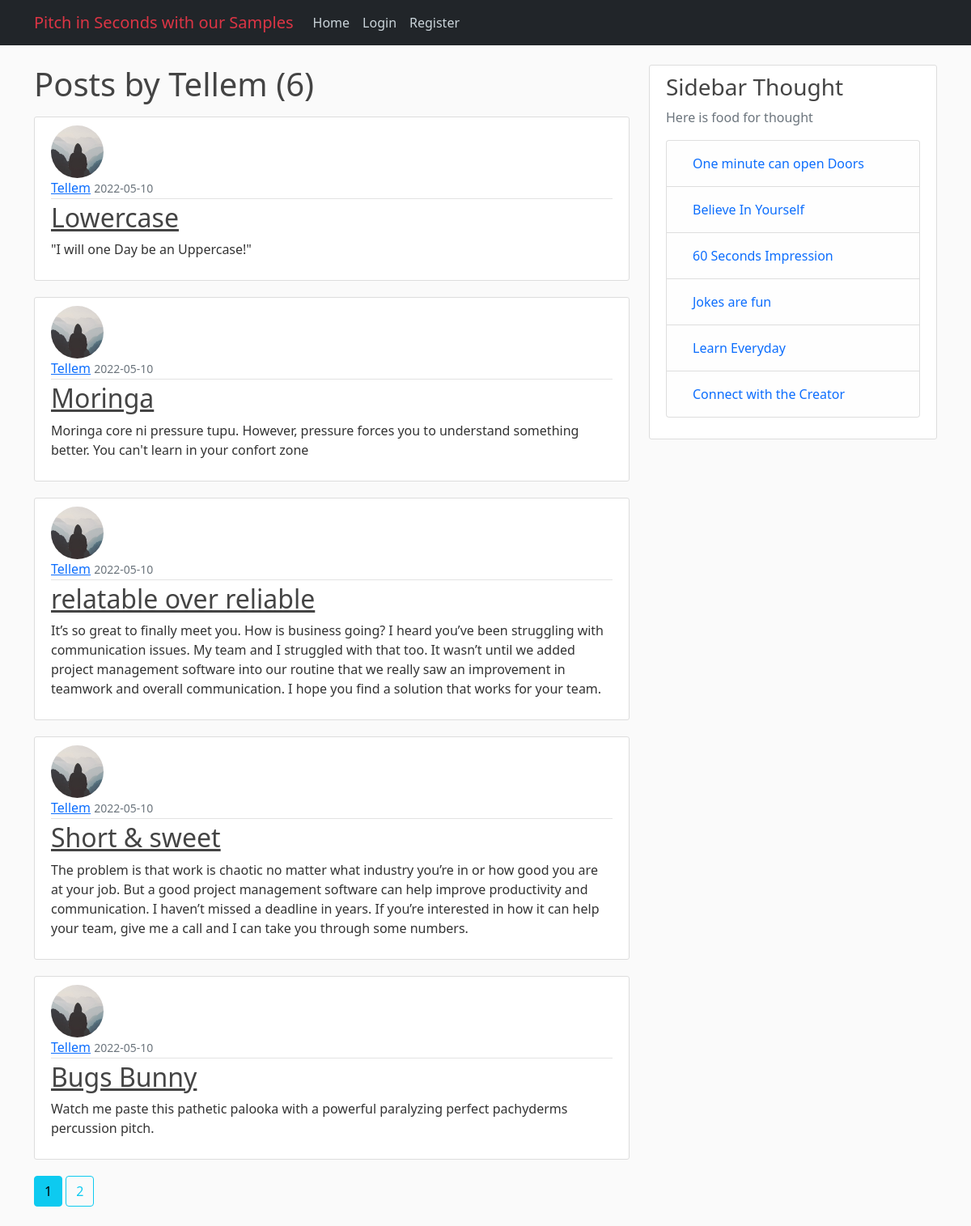
/user/Tellem, run on an earlier commit of the app's database.
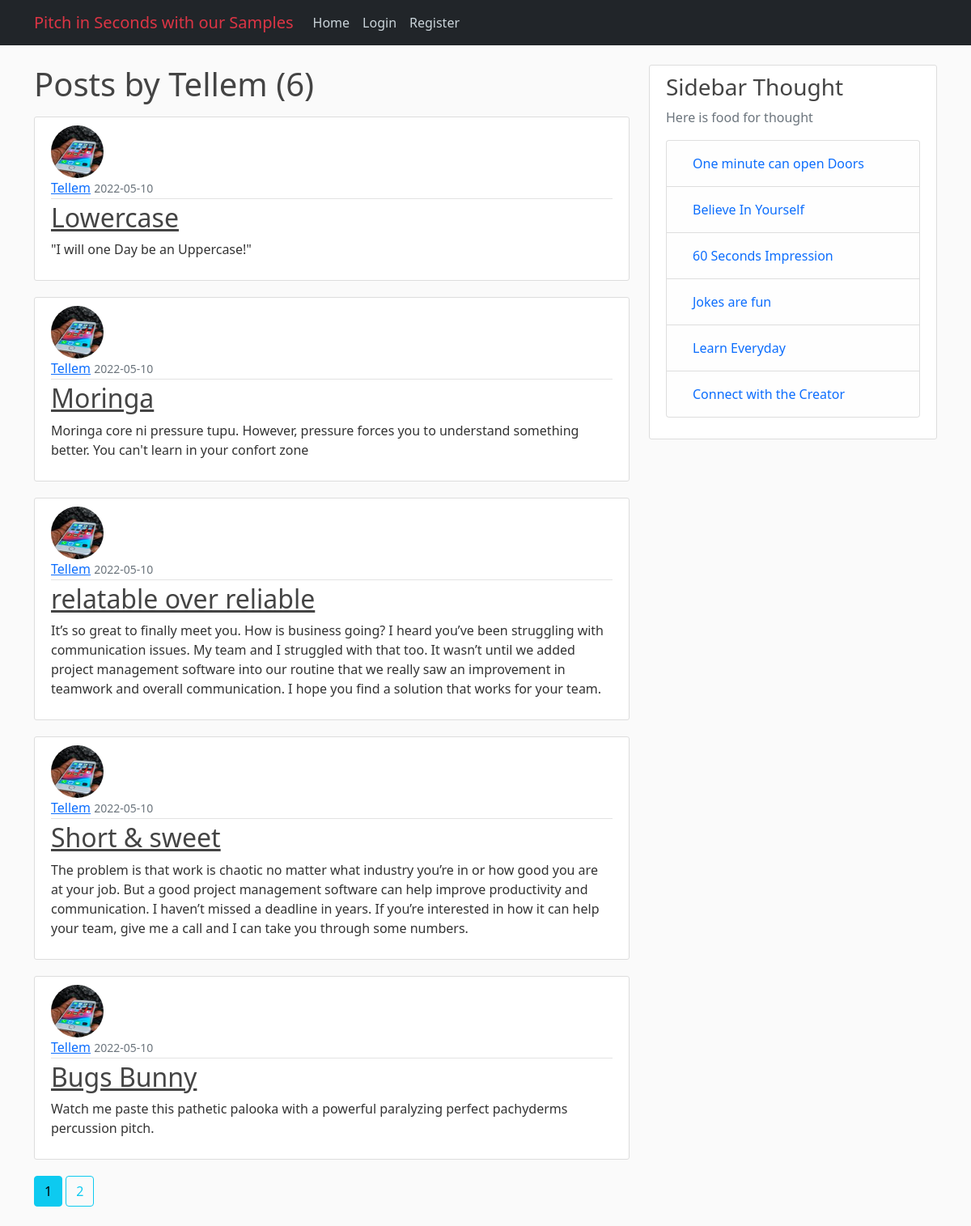
And on a later commit of the database.
### app/models.py (models this page shows, shortened)
class Post(db.Model):
    id = db.Column(db.Integer, primary_key=True)
    title = db.Column(db.String(100), nullable=False)
    date_posted = db.Column(db.DateTime, nullable=False, default=datetime.utcnow)
    content = db.Column(db.Text, nullable=False)
    user_id = db.Column(db.Integer, db.ForeignKey('user.id'), nullable=False)

class User(db.Model, UserMixin):
    id = db.Column(db.Integer, primary_key=True)
    username = db.Column(db.String(20), unique=True, nullable=False)
    email = db.Column(db.String(120), unique=True, nullable=False)
    image_file = db.Column(db.String(20), nullable=False, default='default.jpg')
    password = db.Column(db.String(60), nullable=False)
    posts = db.relationship('Post', backref='author', lazy=True)

### app/users/routes.py (the view)
@users.route("/user/<string:username>")
def user_posts(username):
    page = request.args.get('page', 1, type=int)
    user = User.query.filter_by(username=username).first_or_404()
    posts = Post.query.filter_by(author=user)\
        .order_by(Post.date_posted.desc())\
        .paginate(page=page, per_page=5)
    return render_template('user_posts.html', posts=posts, user=user)

### app/templates/user_posts.html
{% extends "layout.html" %}
{% block content %}
    <h1 class="mb-3">Posts by {{ user.username }} ({{ posts.total }})</h1>
    {% for post in posts.items %}
        <article class="media content-section">
          <img class="rounded-circle article-img" src="{{ url_for('static', filename='profile_pics/' + post.author.image_file) }}">
          <div class="media-body">
            <div class="article-metadata">
              <a class="mr-2" href="{{ url_for('users.user_posts', username=post.author.username) }}">{{ post.author.username }}</a>
              <small class="text-muted">{{ post.date_posted.strftime('%Y-%m-%d') }}</small>
            </div>
            <h2><a class="article-title" href="{{ url_for('posts.post', post_id=post.id) }}">{{ post.title }}</a></h2>
            <p class="article-content">{{ post.content }}</p>
          </div>
        </article>
    {% endfor %}
    {% for page_num in posts.iter_pages(left_edge=1, right_edge=1, left_current=1, right_current=2) %}
      {% if page_num %}
        {% if posts.page == page_num %}
          <a class="btn btn-info mb-4" href="{{ url_for('users.user_posts', username=user.username, page=page_num) }}">{{ page_num }}</a>
        {% else %}
          <a class="btn btn-outline-info mb-4" href="{{ url_for('users.user_posts', username=user.username, page=page_num) }}">{{ page_num }}</a>
        {% endif %}
      {% else %}
        ...
      {% endif %}
    {% endfor %}
{% endblock content %}

What changed in the data, as far as the page shows it:
changed through a linked row, Post "Lowercase": image_file: picture added in place of a placeholder
changed through a linked row, Post "Moringa": image_file: picture added in place of a placeholder
changed through a linked row, Post "relatable over reliable": image_file: picture added in place of a placeholder
changed through a linked row, Post "Short & sweet": image_file: picture added in place of a placeholder
changed through a linked row, Post "Bugs Bunny": image_file: picture added in place of a placeholder
